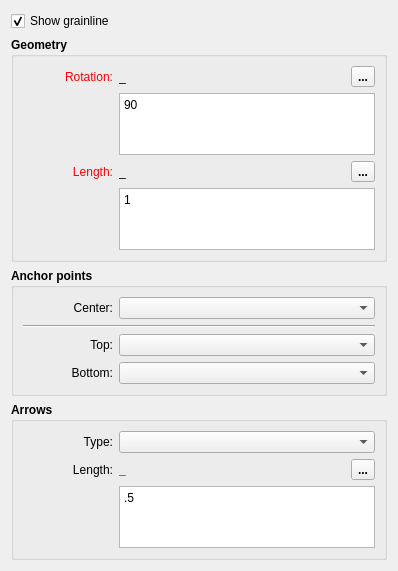
       <widget class="QWidget" name="grainlines_Page">
        <property name="sizePolicy">
         <sizepolicy hsizetype="Expanding" vsizetype="Preferred">
          <horstretch>0</horstretch>
          <verstretch>0</verstretch>
         </sizepolicy>
        </property>
        <layout class="QVBoxLayout" name="verticalLayout_15">
         <item>
          <widget class="QCheckBox" name="showGrainline_CheckBox">
           <property name="text">
            <string>Show grainline</string>
           </property>
           <property name="checked">
            <bool>true</bool>
           </property>
          </widget>
         </item>
         <item>
          <widget class="QGroupBox" name="grainlineGeometry_GroupBox">
           <property name="sizePolicy">
            <sizepolicy hsizetype="Expanding" vsizetype="Preferred">
             <horstretch>0</horstretch>
             <verstretch>0</verstretch>
            </sizepolicy>
           </property>
           <property name="font">
            <font>
             <pointsize>9</pointsize>
             <bold>true</bold>
            </font>
           </property>
           <property name="title">
            <string>Geometry</string>
           </property>
           <property name="checkable">
            <bool>false</bool>
           </property>
           <property name="checked">
            <bool>false</bool>
           </property>
           <layout class="QVBoxLayout" name="verticalLayout_13">
            <item>
             <layout class="QHBoxLayout" name="horizontalLayout_11">
              <item alignment="Qt::AlignLeft">
               <widget class="QLabel" name="rotation_Label">
                <property name="sizePolicy">
                 <sizepolicy hsizetype="Fixed" vsizetype="Preferred">
                  <horstretch>0</horstretch>
                  <verstretch>0</verstretch>
                 </sizepolicy>
                </property>
                <property name="minimumSize">
                 <size>
                  <width>90</width>
                  <height>0</height>
                 </size>
                </property>
                <property name="palette">
                 <palette>
                  <active>
                   <colorrole role="WindowText">
                    <brush brushstyle="SolidPattern">
                     <color alpha="255">
                      <red>255</red>
                      <green>0</green>
                      <blue>0</blue>
                     </color>
                    </brush>
                   </colorrole>
                  </active>
                  <inactive>
                   <colorrole role="WindowText">
                    <brush brushstyle="SolidPattern">
                     <color alpha="255">
                      <red>255</red>
                      <green>0</green>
                      <blue>0</blue>
                     </color>
                    </brush>
                   </colorrole>
                  </inactive>
                  <disabled>
                   <colorrole role="WindowText">
                    <brush brushstyle="SolidPattern">
                     <color alpha="255">
                      <red>159</red>
                      <green>158</green>
                      <blue>158</blue>
                     </color>
                    </brush>
                   </colorrole>
                  </disabled>
                 </palette>
                </property>
                <property name="font">
                 <font>
                  <pointsize>9</pointsize>
                  <bold>false</bold>
                 </font>
                </property>
                <property name="text">
                 <string>Rotation:</string>
                </property>
                <property name="alignment">
                 <set>Qt::AlignRight|Qt::AlignTrailing|Qt::AlignVCenter</set>
                </property>
               </widget>
              </item>
              <item>
               <widget class="QLabel" name="rotationCalc_Label">
                <property name="sizePolicy">
                 <sizepolicy hsizetype="Expanding" vsizetype="Preferred">
                  <horstretch>0</horstretch>
                  <verstretch>0</verstretch>
                 </sizepolicy>
                </property>
                <property name="minimumSize">
                 <size>
                  <width>40</width>
                  <height>0</height>
                 </size>
                </property>
                <property name="baseSize">
                 <size>
                  <width>0</width>
                  <height>0</height>
                 </size>
                </property>
                <property name="font">
                 <font>
                  <pointsize>9</pointsize>
                  <bold>false</bold>
                 </font>
                </property>
                <property name="toolTip">
                 <string>Value</string>
                </property>
                <property name="text">
                 <string notr="true">_</string>
                </property>
               </widget>
              </item>
              <item>
               <spacer name="horizontalSpacer_21">
                <property name="orientation">
                 <enum>Qt::Horizontal</enum>
                </property>
                <property name="sizeHint" stdset="0">
                 <size>
                  <width>40</width>
                  <height>20</height>
                 </size>
                </property>
               </spacer>
              </item>
              <item alignment="Qt::AlignRight">
               <widget class="QToolButton" name="rotation_PushButton">
                <property name="maximumSize">
                 <size>
                  <width>24</width>
                  <height>24</height>
                 </size>
                </property>
                <property name="toolTip">
                 <string>Formula wizard</string>
                </property>
                <property name="text">
                 <string notr="true">...</string>
                </property>
                <property name="icon">
                 <iconset resource="../../../../vmisc/share/resources/icon.qrc">
                  <normaloff>:/icon/24x24/fx.png</normaloff>:/icon/24x24/fx.png</iconset>
                </property>
                <property name="iconSize">
                 <size>
                  <width>24</width>
                  <height>24</height>
                 </size>
                </property>
               </widget>
              </item>
             </layout>
            </item>
            <item>
             <layout class="QFormLayout" name="formLayout_8">
              <item row="0" column="0">
               <spacer name="horizontalSpacer_16">
                <property name="orientation">
                 <enum>Qt::Horizontal</enum>
                </property>
                <property name="sizeHint" stdset="0">
                 <size>
                  <width>90</width>
                  <height>20</height>
                 </size>
                </property>
               </spacer>
              </item>
              <item row="0" column="1">
               <widget class="ExpandingTextEdit" name="rotationFormula_LineEdit">
                <property name="sizePolicy">
                 <sizepolicy hsizetype="Expanding" vsizetype="Preferred">
                  <horstretch>0</horstretch>
                  <verstretch>0</verstretch>
                 </sizepolicy>
                </property>
                <property name="minimumSize">
                 <size>
                  <width>0</width>
                  <height>62</height>
                 </size>
                </property>
                <property name="maximumSize">
                 <size>
                  <width>16777215</width>
                  <height>62</height>
                 </size>
                </property>
                <property name="font">
                 <font>
                  <pointsize>9</pointsize>
                  <bold>false</bold>
                 </font>
                </property>
                <property name="toolTip">
                 <string>Calculation</string>
                </property>
                <property name="tabChangesFocus">
                 <bool>true</bool>
                </property>
                <property name="plainText">
                 <string notr="true">90</string>
                </property>
               </widget>
              </item>
             </layout>
            </item>
            <item>
             <layout class="QHBoxLayout" name="horizontalLayout_13">
              <item alignment="Qt::AlignLeft">
               <widget class="QLabel" name="length_Label">
                <property name="sizePolicy">
                 <sizepolicy hsizetype="Fixed" vsizetype="Preferred">
                  <horstretch>0</horstretch>
                  <verstretch>0</verstretch>
                 </sizepolicy>
                </property>
                <property name="minimumSize">
                 <size>
                  <width>90</width>
                  <height>0</height>
                 </size>
                </property>
                <property name="palette">
                 <palette>
                  <active>
                   <colorrole role="WindowText">
                    <brush brushstyle="SolidPattern">
                     <color alpha="255">
                      <red>255</red>
                      <green>0</green>
                      <blue>0</blue>
                     </color>
                    </brush>
                   </colorrole>
                  </active>
                  <inactive>
                   <colorrole role="WindowText">
                    <brush brushstyle="SolidPattern">
                     <color alpha="255">
                      <red>255</red>
                      <green>0</green>
                      <blue>0</blue>
                     </color>
                    </brush>
                   </colorrole>
                  </inactive>
                  <disabled>
                   <colorrole role="WindowText">
                    <brush brushstyle="SolidPattern">
                     <color alpha="255">
                      <red>159</red>
                      <green>158</green>
                      <blue>158</blue>
                     </color>
                    </brush>
                   </colorrole>
                  </disabled>
                 </palette>
                </property>
                <property name="font">
                 <font>
                  <pointsize>9</pointsize>
                  <bold>false</bold>
                 </font>
                </property>
                <property name="text">
                 <string>Length:</string>
                </property>
                <property name="alignment">
                 <set>Qt::AlignRight|Qt::AlignTrailing|Qt::AlignVCenter</set>
                </property>
               </widget>
              </item>
              <item>
               <widget class="QLabel" name="lengthCalc_Label">
                <property name="sizePolicy">
                 <sizepolicy hsizetype="Expanding" vsizetype="Preferred">
                  <horstretch>0</horstretch>
                  <verstretch>0</verstretch>
                 </sizepolicy>
                </property>
                <property name="minimumSize">
                 <size>
                  <width>40</width>
                  <height>0</height>
                 </size>
                </property>
                <property name="baseSize">
                 <size>
                  <width>0</width>
                  <height>0</height>
                 </size>
                </property>
                <property name="font">
                 <font>
                  <pointsize>9</pointsize>
                  <bold>false</bold>
                 </font>
                </property>
                <property name="toolTip">
                 <string>Value</string>
                </property>
                <property name="text">
                 <string notr="true">_</string>
                </property>
               </widget>
              </item>
              <item>
               <spacer name="horizontalSpacer_22">
                <property name="orientation">
                 <enum>Qt::Horizontal</enum>
                </property>
                <property name="sizeHint" stdset="0">
                 <size>
                  <width>40</width>
                  <height>20</height>
                 </size>
                </property>
               </spacer>
              </item>
              <item alignment="Qt::AlignRight">
               <widget class="QToolButton" name="length_PushButton">
                <property name="maximumSize">
                 <size>
                  <width>24</width>
                  <height>24</height>
                 </size>
                </property>
                <property name="toolTip">
                 <string>Formula wizard</string>
                </property>
                <property name="text">
                 <string notr="true">...</string>
                </property>
                <property name="icon">
                 <iconset resource="../../../../vmisc/share/resources/icon.qrc">
                  <normaloff>:/icon/24x24/fx.png</normaloff>:/icon/24x24/fx.png</iconset>
                </property>
                <property name="iconSize">
                 <size>
                  <width>24</width>
                  <height>24</height>
                 </size>
                </property>
               </widget>
              </item>
             </layout>
            </item>
            <item>
             <layout class="QFormLayout" name="formLayout_9">
              <item row="0" column="0">
               <spacer name="horizontalSpacer_23">
                <property name="orientation">
                 <enum>Qt::Horizontal</enum>
                </property>
                <property name="sizeHint" stdset="0">
                 <size>
                  <width>90</width>
                  <height>20</height>
                 </size>
                </property>
               </spacer>
              </item>
              <item row="0" column="1">
               <widget class="ExpandingTextEdit" name="lengthFormula_LineEdit">
                <property name="sizePolicy">
                 <sizepolicy hsizetype="Expanding" vsizetype="Preferred">
                  <horstretch>0</horstretch>
                  <verstretch>0</verstretch>
                 </sizepolicy>
                </property>
                <property name="minimumSize">
                 <size>
                  <width>0</width>
                  <height>62</height>
                 </size>
                </property>
                <property name="maximumSize">
                 <size>
                  <width>16777215</width>
                  <height>62</height>
                 </size>
                </property>
                <property name="font">
                 <font>
                  <pointsize>9</pointsize>
                  <bold>false</bold>
                 </font>
                </property>
                <property name="toolTip">
                 <string>Calculation</string>
                </property>
                <property name="tabChangesFocus">
                 <bool>true</bool>
                </property>
                <property name="plainText">
                 <string notr="true">1</string>
                </property>
               </widget>
              </item>
             </layout>
            </item>
           </layout>
          </widget>
         </item>
         <item>
          <widget class="QGroupBox" name="anchorPoints_GroupBox">
           <property name="minimumSize">
            <size>
             <width>0</width>
             <height>0</height>
            </size>
           </property>
           <property name="font">
            <font>
             <pointsize>9</pointsize>
             <bold>true</bold>
            </font>
           </property>
           <property name="title">
            <string>Anchor points</string>
           </property>
           <layout class="QVBoxLayout" name="verticalLayout_26">
            <item>
             <layout class="QGridLayout" name="gridLayout" columnminimumwidth="90,100">
              <item row="2" column="0">
               <widget class="QLabel" name="topGrainlineAnchor_Label">
                <property name="sizePolicy">
                 <sizepolicy hsizetype="Preferred" vsizetype="Preferred">
                  <horstretch>0</horstretch>
                  <verstretch>0</verstretch>
                 </sizepolicy>
                </property>
                <property name="minimumSize">
                 <size>
                  <width>90</width>
                  <height>0</height>
                 </size>
                </property>
                <property name="font">
                 <font>
                  <pointsize>9</pointsize>
                  <bold>false</bold>
                 </font>
                </property>
                <property name="text">
                 <string>Top:</string>
                </property>
                <property name="alignment">
                 <set>Qt::AlignRight|Qt::AlignTrailing|Qt::AlignVCenter</set>
                </property>
               </widget>
              </item>
              <item row="3" column="0">
               <widget class="QLabel" name="bottomGrainlineAnchor_Label">
                <property name="sizePolicy">
                 <sizepolicy hsizetype="Preferred" vsizetype="Preferred">
                  <horstretch>0</horstretch>
                  <verstretch>0</verstretch>
                 </sizepolicy>
                </property>
                <property name="minimumSize">
                 <size>
                  <width>90</width>
                  <height>0</height>
                 </size>
                </property>
                <property name="font">
                 <font>
                  <pointsize>9</pointsize>
                  <bold>false</bold>
                 </font>
                </property>
                <property name="text">
                 <string>Bottom:</string>
                </property>
                <property name="alignment">
                 <set>Qt::AlignRight|Qt::AlignTrailing|Qt::AlignVCenter</set>
                </property>
               </widget>
              </item>
              <item row="3" column="1">
               <widget class="QComboBox" name="grainlineBottomAnchor_ComboBox">
                <property name="sizePolicy">
                 <sizepolicy hsizetype="Expanding" vsizetype="Fixed">
                  <horstretch>0</horstretch>
                  <verstretch>0</verstretch>
                 </sizepolicy>
                </property>
                <property name="minimumSize">
                 <size>
                  <width>100</width>
                  <height>0</height>
                 </size>
                </property>
                <property name="font">
                 <font>
                  <pointsize>9</pointsize>
                  <bold>false</bold>
                 </font>
                </property>
               </widget>
              </item>
              <item row="0" column="0">
               <widget class="QLabel" name="labelCenter">
                <property name="sizePolicy">
                 <sizepolicy hsizetype="Preferred" vsizetype="Preferred">
                  <horstretch>0</horstretch>
                  <verstretch>0</verstretch>
                 </sizepolicy>
                </property>
                <property name="minimumSize">
                 <size>
                  <width>90</width>
                  <height>0</height>
                 </size>
                </property>
                <property name="font">
                 <font>
                  <pointsize>9</pointsize>
                  <bold>false</bold>
                 </font>
                </property>
                <property name="text">
                 <string>Center:</string>
                </property>
                <property name="alignment">
                 <set>Qt::AlignRight|Qt::AlignTrailing|Qt::AlignVCenter</set>
                </property>
               </widget>
              </item>
              <item row="0" column="1">
               <widget class="QComboBox" name="grainlineCenterAnchor_ComboBox">
                <property name="sizePolicy">
                 <sizepolicy hsizetype="Expanding" vsizetype="Fixed">
                  <horstretch>0</horstretch>
                  <verstretch>0</verstretch>
                 </sizepolicy>
                </property>
                <property name="minimumSize">
                 <size>
                  <width>100</width>
                  <height>0</height>
                 </size>
                </property>
                <property name="font">
                 <font>
                  <pointsize>9</pointsize>
                  <bold>false</bold>
                 </font>
                </property>
               </widget>
              </item>
              <item row="2" column="1">
               <widget class="QComboBox" name="grainlineTopAnchor_ComboBox">
                <property name="sizePolicy">
                 <sizepolicy hsizetype="Expanding" vsizetype="Fixed">
                  <horstretch>0</horstretch>
                  <verstretch>0</verstretch>
                 </sizepolicy>
                </property>
                <property name="minimumSize">
                 <size>
                  <width>100</width>
                  <height>0</height>
                 </size>
                </property>
                <property name="font">
                 <font>
                  <pointsize>9</pointsize>
                  <bold>false</bold>
                 </font>
                </property>
               </widget>
              </item>
              <item row="1" column="0" colspan="2">
               <widget class="Line" name="line_4">
                <property name="orientation">
                 <enum>Qt::Horizontal</enum>
                </property>
               </widget>
              </item>
             </layout>
            </item>
           </layout>
          </widget>
         </item>
         <item>
          <widget class="QGroupBox" name="arrows_GroupBox">
           <property name="minimumSize">
            <size>
             <width>0</width>
             <height>150</height>
            </size>
           </property>
           <property name="font">
            <font>
             <pointsize>9</pointsize>
             <bold>true</bold>
            </font>
           </property>
           <property name="title">
            <string>Arrows</string>
           </property>
           <layout class="QVBoxLayout" name="verticalLayout_25">
            <item>
             <layout class="QGridLayout" name="gridLayout_3" columnminimumwidth="90,100">
              <item row="0" column="0">
               <widget class="QLabel" name="labelEditLen_2">
                <property name="sizePolicy">
                 <sizepolicy hsizetype="Preferred" vsizetype="Preferred">
                  <horstretch>0</horstretch>
                  <verstretch>0</verstretch>
                 </sizepolicy>
                </property>
                <property name="minimumSize">
                 <size>
                  <width>90</width>
                  <height>0</height>
                 </size>
                </property>
                <property name="font">
                 <font>
                  <pointsize>9</pointsize>
                  <bold>false</bold>
                 </font>
                </property>
                <property name="text">
                 <string>Type:</string>
                </property>
                <property name="alignment">
                 <set>Qt::AlignRight|Qt::AlignTrailing|Qt::AlignVCenter</set>
                </property>
               </widget>
              </item>
              <item row="0" column="1">
               <widget class="QComboBox" name="arrow_ComboBox">
                <property name="sizePolicy">
                 <sizepolicy hsizetype="Expanding" vsizetype="Fixed">
                  <horstretch>0</horstretch>
                  <verstretch>0</verstretch>
                 </sizepolicy>
                </property>
                <property name="minimumSize">
                 <size>
                  <width>100</width>
                  <height>0</height>
                 </size>
                </property>
                <property name="font">
                 <font>
                  <pointsize>9</pointsize>
                  <bold>false</bold>
                 </font>
                </property>
               </widget>
              </item>
             </layout>
            </item>
            <item>
             <layout class="QHBoxLayout" name="horizontalLayout_6">
              <item>
               <widget class="QLabel" name="arrowLength_Label">
                <property name="minimumSize">
                 <size>
                  <width>90</width>
                  <height>0</height>
                 </size>
                </property>
                <property name="font">
                 <font>
                  <pointsize>9</pointsize>
                  <bold>false</bold>
                 </font>
                </property>
                <property name="text">
                 <string>Length:</string>
                </property>
                <property name="alignment">
                 <set>Qt::AlignRight|Qt::AlignTrailing|Qt::AlignVCenter</set>
                </property>
               </widget>
              </item>
              <item>
               <widget class="QLabel" name="arowLengthCalc_Label">
                <property name="sizePolicy">
                 <sizepolicy hsizetype="Expanding" vsizetype="Preferred">
                  <horstretch>0</horstretch>
                  <verstretch>0</verstretch>
                 </sizepolicy>
                </property>
                <property name="minimumSize">
                 <size>
                  <width>40</width>
                  <height>0</height>
                 </size>
                </property>
                <property name="text">
                 <string notr="true">_</string>
                </property>
               </widget>
              </item>
              <item>
               <spacer name="horizontalSpacer_30">
                <property name="orientation">
                 <enum>Qt::Horizontal</enum>
                </property>
                <property name="sizeHint" stdset="0">
                 <size>
                  <width>40</width>
                  <height>20</height>
                 </size>
                </property>
               </spacer>
              </item>
              <item>
               <widget class="QToolButton" name="arrowLength_PushButton">
                <property name="maximumSize">
                 <size>
                  <width>24</width>
                  <height>24</height>
                 </size>
                </property>
                <property name="toolTip">
                 <string>Formula wizard</string>
                </property>
                <property name="text">
                 <string notr="true">...</string>
                </property>
                <property name="icon">
                 <iconset resource="../../../../vmisc/share/resources/icon.qrc">
                  <normaloff>:/icon/24x24/fx.png</normaloff>:/icon/24x24/fx.png</iconset>
                </property>
                <property name="iconSize">
                 <size>
                  <width>24</width>
                  <height>24</height>
                 </size>
                </property>
               </widget>
              </item>
             </layout>
            </item>
            <item>
             <layout class="QFormLayout" name="formLayout_16">
              <item row="0" column="0">
               <spacer name="horizontalSpacer_31">
                <property name="orientation">
                 <enum>Qt::Horizontal</enum>
                </property>
                <property name="sizeHint" stdset="0">
                 <size>
                  <width>90</width>
                  <height>20</height>
                 </size>
                </property>
               </spacer>
              </item>
              <item row="0" column="1">
               <widget class="ExpandingTextEdit" name="arrowlLengthFormula_LineEdit">
                <property name="enabled">
                 <bool>true</bool>
                </property>
                <property name="sizePolicy">
                 <sizepolicy hsizetype="Expanding" vsizetype="Preferred">
                  <horstretch>0</horstretch>
                  <verstretch>0</verstretch>
                 </sizepolicy>
                </property>
                <property name="minimumSize">
                 <size>
                  <width>0</width>
                  <height>62</height>
                 </size>
                </property>
                <property name="maximumSize">
                 <size>
                  <width>16777215</width>
                  <height>62</height>
                 </size>
                </property>
                <property name="font">
                 <font>
                  <pointsize>9</pointsize>
                  <bold>false</bold>
                 </font>
                </property>
                <property name="toolTip">
                 <string>Calculation</string>
                </property>
                <property name="tabChangesFocus">
                 <bool>true</bool>
                </property>
                <property name="plainText">
                 <string notr="true">.5</string>
                </property>
               </widget>
              </item>
             </layout>
            </item>
           </layout>
          </widget>
         </item>
        </layout>
       </widget>
